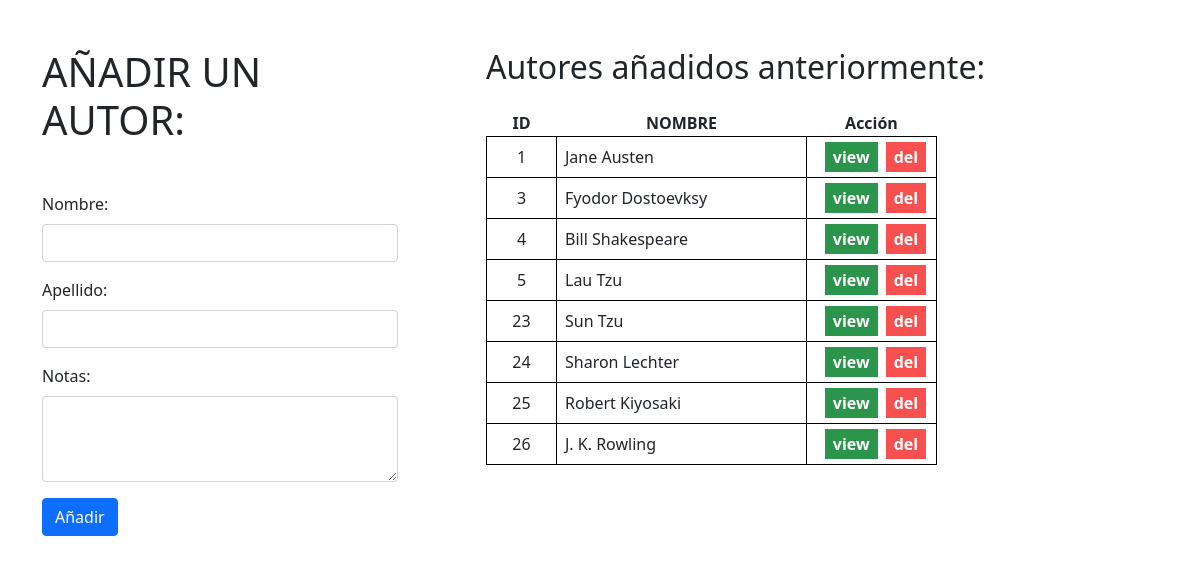
Page /author/ on the committed database.
### books_authors_app/models.py (models this page shows)
class Author (models.Model):
    first_name = models.CharField(max_length=255)
    last_name = models.CharField(max_length=255)
    books = models.ManyToManyField(Book, related_name="authors")      # , on_delete = models.CASCADE)
    notas = models.TextField()
    created_at = models.DateTimeField(auto_now_add=True)
    updated_at = models.DateTimeField(auto_now=True)

### Whit_templa_app2/views.py (the view, shortened to what this page needs)
# urls.py: path('author/',views.autor),
def autor (request):
    if request.method == "GET":
        librosall = Book.objects.all()
        autoresall = Author.objects.all()
        context = {
            'todosloslibros': librosall,
            'todoslosautores': autoresall
        }
        return render(request, 'autor.html', context)

### Whit_templa_app2/templates/autor.html (shortened to what this page needs)
<!DOCTYPE html>
<html lang="en">
<head>
    {% load static %}
    <link href="https://cdn.jsdelivr.net/npm/bootstrap@5.0.0/dist/css/bootstrap.min.css" rel="stylesheet"
>
    <link rel="stylesheet" href="{% static 'css/main.css' %}">
</head>
<body>
    <div class="container">
        <div class="row">
            <div class="col-md-4 me-5 ">
                <h1 class="my-5">AÑADIR UN AUTOR:</h1>
                <form action='/autor/' method='post'>
                    <div class="mb-3">
                        <label for="InputNombre1" class="form-label">Nombre:</label>
                        <input name="first_in" type="text" class="form-control" id="InputNombre1">
                    </div>
                    <div class="mb-3">
                        <label for="InputApellido1" class="form-label">Apellido:</label>
                        <input name="last_in" type="text" class="form-control" id="InputApellido1">
                    </div>
                    <div class="mb-3">
                        <label for="InputNotas1" class="form-label">Notas:</label>
                        <textarea name="notes_in" class="form-control" id="InputNotas1" rows="3"></textarea>
                    </div>
                    <button type="submit" class="btn btn-primary">Añadir</button>
                </form>
            </div>
            <div class="col-md-6 ms-3 mb-5">
                <h2 class="mt-5 mb-4">Autores añadidos anteriormente:</h2>
                <table>
                    <tr>
                        <th class="text-center">ID</th>
                        <th class="text-center th-wider">NOMBRE</th>
                        <th class="text-center th-wider2">Acción</th>
                    </tr>
                    {% for autor in todoslosautores %}
                    <tr>
                        <td class="p-2 text-center">{{ autor.id }}</td>
                        <td class="p-2">{{ autor.first_name }} {{ autor.last_name }}</td>
                        <td class="p-2 text-center"> <a href= "/autor/{{ autor.id }}" class="view ms-2 py-1 px-2">view</a><a href= "/borrarautor/{{ autor.id }}" class="del ms-2 py-1 px-2">del</a></td>
                    </tr>
                    {% endfor %}
                </table>
            </div>
        </div>
    </div>
</body>
</html>

### Whit_templa_app2/static/css/main.css (style rules this page uses)
td { border: 1px solid black; width: 70px; }
.th-wider { width: 250px; }
.th-wider2 { width: 130px; }
.view { text-decoration: none; color: white; font-weight: bold; background-color: rgb(44, 149, 76); }
.del { text-decoration: none; color: white; font-weight: bold; background-color: rgb(248, 79, 79); }

### rows in the picture
Author: id "1", first_name "Jane", last_name "Austen"
Author: id "3", first_name "Fyodor", last_name "Dostoevksy"
Author: id "4", first_name "Bill", last_name "Shakespeare"
Author: id "5", first_name "Lau", last_name "Tzu"
Author: id "23", first_name "Sun", last_name "Tzu"
Author: id "24", first_name "Sharon", last_name "Lechter"
Author: id "25", first_name "Robert", last_name "Kiyosaki"
Author: id "26", first_name "J. K.", last_name "Rowling"
